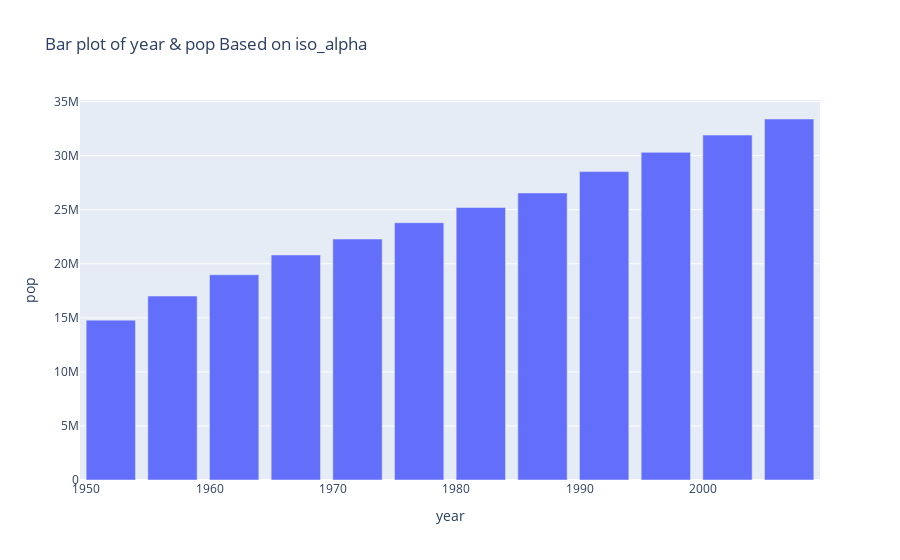

Notebook source saved alongside this figure:
### Code cell
canda_data = df4[df4.country  == "Canada"]
px.bar(canda_data ,
       x = "year" ,
       y = "pop"  ,
       title = "Bar plot of year & pop Based on iso_alpha")

### Figure 1 — Plotly figure (JSON) as saved in the notebook; plotly's stock layout.template omitted (floating-point values rounded to 4 significant figures)
{"data": [{"alignmentgroup": "True", "hovertemplate": "year=%{x}<br>pop=%{y}<extra></extra>", "legendgroup": "", "marker": {"color": "#636efa", "pattern": {"shape": ""}}, "name": "", "offsetgroup": "", "orientation": "v", "showlegend": false, "textposition": "auto", "type": "bar", "x": [1952, 1957, 1962, 1967, 1972, 1977, 1982, 1987, 1992, 1997, 2002, 2007], "xaxis": "x", "y": [14785584, 17010154, 18985849, 20819767, 22284500, 23796400, 25201900, 26549700, 28523502, 30305843, 31902268, 33390141], "yaxis": "y"}], "layout": {"barmode": "relative", "legend": {"tracegroupgap": 0}, "title": {"text": "Bar plot of year & pop Based on iso_alpha"}, "xaxis": {"anchor": "y", "domain": [0, 1], "title": {"text": "year"}}, "yaxis": {"anchor": "x", "domain": [0, 1], "title": {"text": "pop"}}}}
